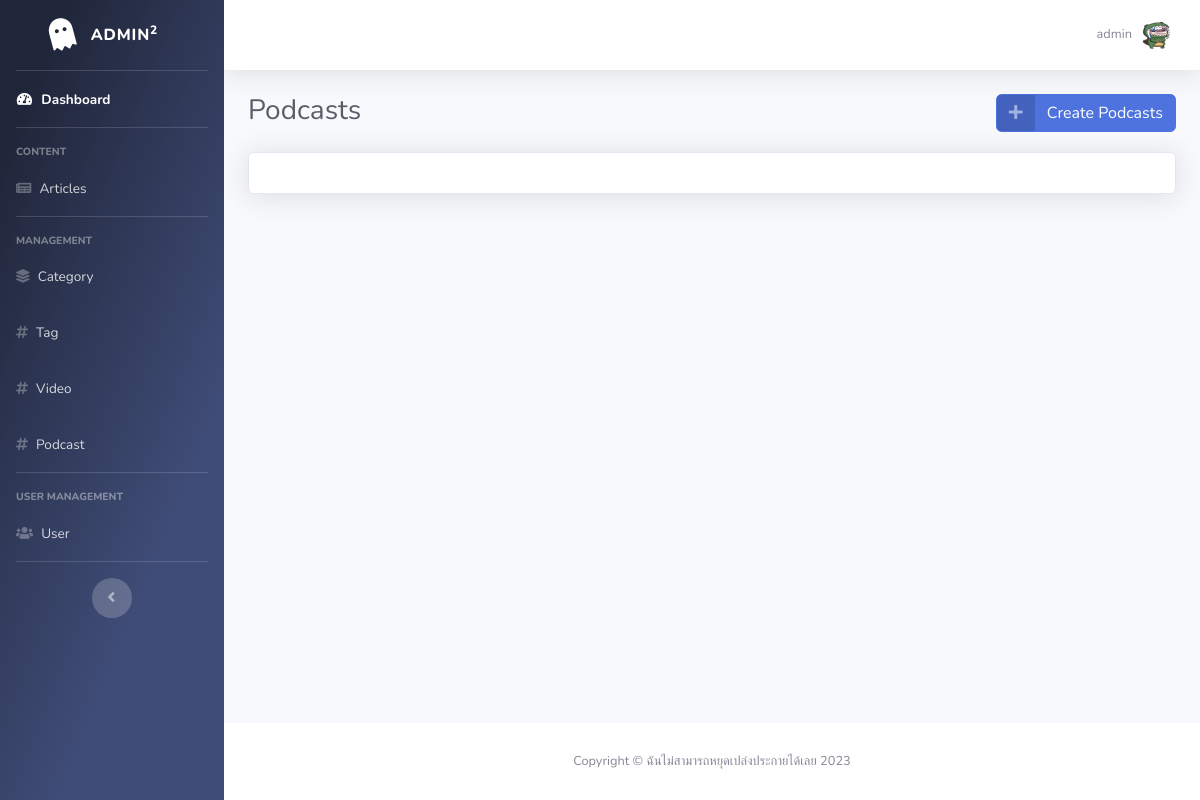
The app's page /backend/podcast.php (signed in), older data.
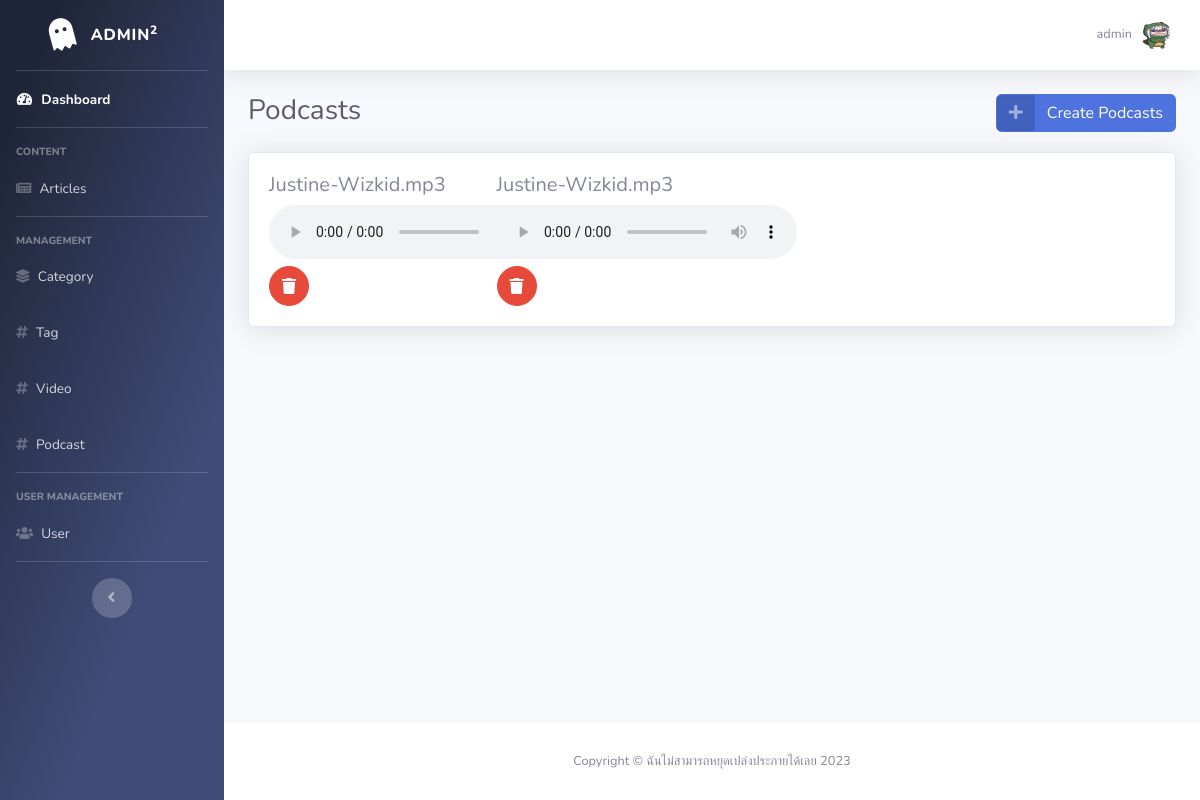
The same page, newer data.
### tables this page shows
CREATE TABLE `podcasts` (
  `id` int(11) NOT NULL,
  `name` varchar(255) NOT NULL,
  `location` varchar(255) NOT NULL
);

### backend/podcast.php (the view, shortened to what this page needs)
<?php
$userRole = $_SESSION['role'];
include("connect/connect.php");
?>
<!DOCTYPE html>
<html lang="en">
<head>
    <link href="vendor/fontawesome-free/css/all.min.css" rel="stylesheet" type="text/css">
    <link href="css/sb-admin-2.css" rel="stylesheet">
</head>
<body id="page-top">
    <div id="wrapper">
        <?php include('./components/sidebar.php') ?>
        <div id="content-wrapper" class="d-flex flex-column">
            <div id="content">
                <?php include('./components/topbar.php') ?>
                <div class="container-fluid">
                    <div class="d-flex justify-content-between">
                        <h1 class="h3 mb-4 text-gray-800">Podcasts</h1>
                        <div>
                            <a href="#" data-toggle="modal" data-target="#createModal" class="btn btn-primary btn-icon-split">
                                <span class="icon text-white-50">
                                    <i class="fas fa-plus"></i>
                                </span>
                                <span class="text">Create Podcasts</span>
                            </a>
                        </div>
                    </div>
                    <div class="card shadow mb-4">
                        <div class="card-body">
                            <div class="row">
                                <?php
                                $fetchpodcasts = mysqli_query($conn, "SELECT * FROM podcasts ORDER BY id DESC");
                                while ($row = mysqli_fetch_assoc($fetchpodcasts)) {
                                    $location = $row['location'];
                                    $Vidname = $row['name'];
                                ?>
                                    <div class="col-3">
                                        <h5><?php echo $Vidname; ?></h5>
                                        <audio controls height='320px'>
                                            <source src="<?php echo $location; ?>" type="audio/ogg">
                                            <source src="<?php echo $location; ?>" type="audio/mpeg">
                                        </audio>
                                        <?php if ($userRole == '1') { ?>
                                            <a href="#delModal" class="btn btn-danger btn-circle trash" data-id="<?php echo $row['id'] ?>" role="button" data-toggle="modal" data-name="<?php echo $row['name'] ?>">
                                                <i class="fas fa-trash"></i>
                                            </a>
                                        <?php } ?>
                                    </div>
                                <?php
                                }
                                ?>
                            </div>
                        </div>
                    </div>
                </div>
            </div>
            <footer class="sticky-footer bg-white">
                <div class="container my-auto">
                    <div class="copyright text-center my-auto">
                        <span>Copyright &copy; ฉันไม่สามารถหยุดเปล่งประกายได้เลย <?php echo date("Y"); ?></span>
                    </div>
                </div>
            </footer>
        </div>
    </div>
</body>
</html>

Row changes from the older to the newer data that the page shows:
added podcasts: name "Justine-Wizkid.mp3"
added podcasts: name "Justine-Wizkid.mp3"
